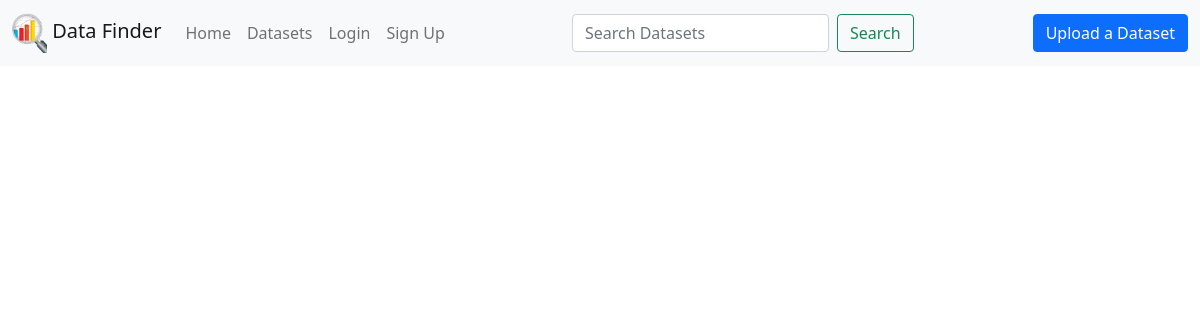
Before: /datasets with the older database file.
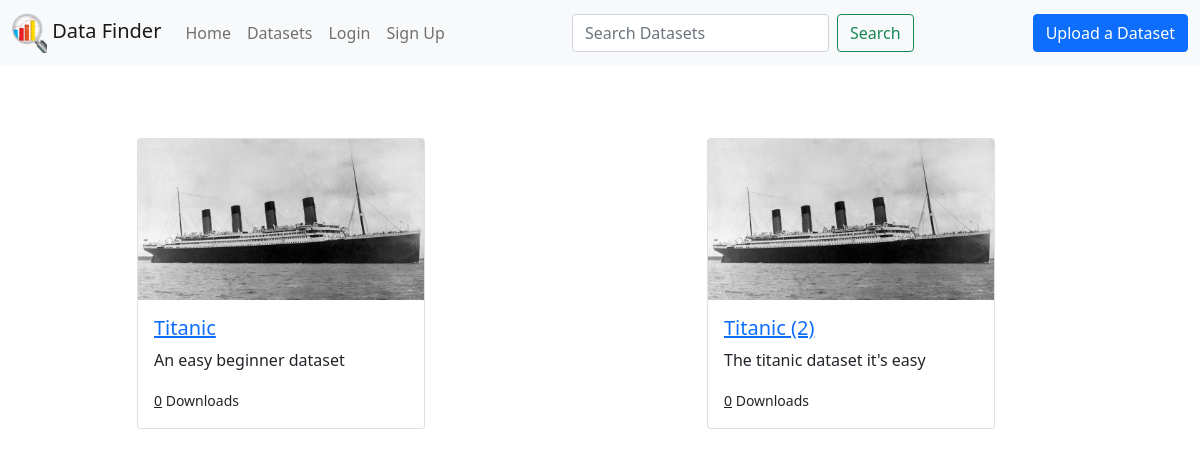
After: the same page with the newer database file.
### data_app/models.py (models this page shows)
class Dataset(db.Model):
    id = db.Column(db.Integer, primary_key=True)
    title = db.Column(db.String(240))
    photo = db.Column(URLType)
    dataset_file = db.Column(URLType)
    description = db.Column(db.String(240))
    download_count = db.Column(db.Integer)
    created_by_id = db.Column(db.Integer, db.ForeignKey('user.id'))
    created_by = db.relationship('User')
    users_favorited = db.relationship('User', secondary='favorited_datasets', back_populates='favorite_datasets')
    users_downloaded = db.relationship('User', secondary='downloaded_datasets', back_populates='downloaded_datasets')

### data_app/main/routes.py (the view)
@main.route('/datasets')
def index_datasets():
    all_datasets = Dataset.query.all()
    return render_template('all_datasets.html', datasets=all_datasets)

### data_app/main/forms.py
class SearchForm(FlaskForm):
    search_param = StringField('Search Datasets', validators=[DataRequired()])
    submit = SubmitField('Search')

### data_app/main/routes.py (called while the page is built)
@main.before_app_request
def before_request():
    g.search_form = SearchForm()

### data_app/templates/all_datasets.html
{% extends 'base.html' %}
{% block content %}
  {% include 'partials/datasets.html' %}
{% endblock %}

### data_app/templates/base.html (shortened to what this page needs)
<!DOCTYPE html>
<html lang="en">
<head>
    <link href="https://cdn.jsdelivr.net/npm/bootstrap@5.1.3/dist/css/bootstrap.min.css" rel="stylesheet">
    <link rel="stylesheet" href="{{url_for('static', filename='styles/styles.css')}}">
</head>
    <body>
        {% include 'partials/navbar.html' %}
        <div class="container">
            {% block content %}{% endblock %}
        </div>
    </body>
</html>

### data_app/templates/partials/navbar.html (shortened to what this page needs)
<nav class="navbar navbar-expand-lg navbar-light bg-light">
    <div class="container-fluid">
        <a class="navbar-brand" href="/" id="frick">
            <img src="{{url_for('static', filename='img/icon.png')}}" alt="" width="35" height="auto">
            Data Finder
        </a>
        <div class="collapse navbar-collapse" id="navbarSupportedContent">
            <ul class="navbar-nav me-auto mb-2 mb-lg-0">
                <li class="nav-item">
                    <a class="nav-link" href="/">Home</a>
                </li>
                <li class="nav-item">
                    <a class="nav-link" href="/datasets">Datasets</a>
                </li>
                {% if current_user.is_authenticated %}
                    <li class="nav-item">
                        <a class="nav-link" href="/profile/{{ current_user.username }}">Your Profile</a>
                    </li>
                    <li class="nav-item">
                        <a class="nav-link" href="/logout">Logout</a>
                    </li>
                {% else %}
                <li class="nav-item">
                    <a class="nav-link" href="/login">Login</a>
                </li>
                <li class="nav-item">
                    <a class="nav-link" href="/signup">Sign Up</a>
                </li>
                {% endif %}
            </ul>
            {% if g.search_form %}
                <form class="d-flex me-lg-auto" method="GET" action="{{ url_for('main.search', page=1) }}">
                    {{ g.search_form.search_param(class='form-control me-2', placeholder=g.search_form.search_param.label.text) }}
                    {{ g.search_form.submit(class='btn btn-outline-success') }}
                </form>
            {% endif %}
            <a class="btn btn-primary" href="/datasets/new">Upload a Dataset</a>
        </div>
    </div>
</nav>

### data_app/templates/partials/datasets.html
{% for dataset_row in datasets | batch(3) %}
    <div class="row my-5">
        {% for dataset in dataset_row %}
            <div class="col-sm-4 mx-auto my-4">
                <div class="card" style="width: 18rem;">
                    <img src="/static/img/{{ dataset.photo }}" class="card-img-top" alt="...">
                    <div class="card-body">
                        <h5 class="card-title"><a href="/datasets/{{ dataset.id }}">{{ dataset.title }}</a></h5>
                        <p class="card-text"> {{ dataset.description }} </p>
                        <small class="card-text me-auto">
                          <u>{{ dataset.download_count }}</u> Downloads
                        </small>
                    </div>
                </div>
            </div>
        {% endfor %}
    </div>
{% endfor %}

Changed rows visible on the page:
added Dataset: photo (picture), title "Titanic", description "An easy beginner dataset", download_count "0"
added Dataset: photo (picture), title "Titanic (2)", description "The titanic dataset it's easy", download_count "0"
